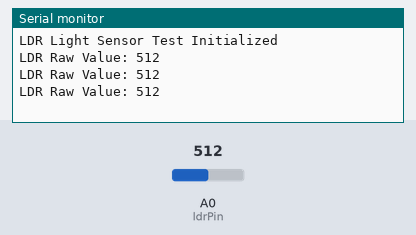
Simulated run of this sketch. Board: Arduino Uno, built with avr-gcc and run on an emulated ATmega328P. Parts: the last lines printed to the serial monitor. The inputs (shaded band) are chosen by the test bench; at power-on: A0 (ldrPin) = 512.

Above: at 1.3 s.
1.4 s: A0 (ldrPin) set to 716
At 1.9 s:
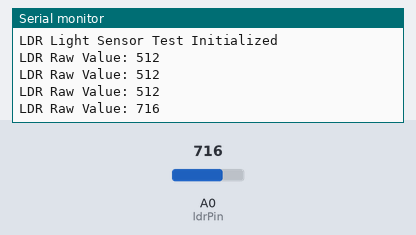
2.9 s: A0 (ldrPin) set to 900
At 3.3 s:
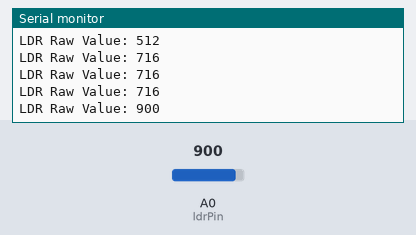
Timing chart, 0 to 5.9 s (numbered marks = the images above; inputs shaded):
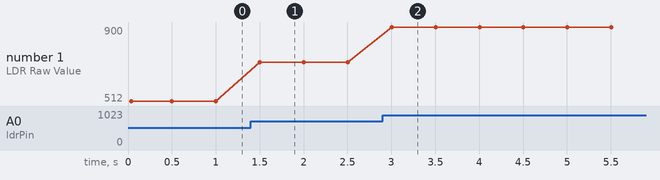

Measured:
- after the input at 1.4 s, the serial monitor: prints a new line after 0.10 s (image 1)
- after the input at 2.9 s, the serial monitor: prints a new line after 0.10 s (image 2)
- plotted number 1: 512 → 716 after the input at 1.4 s, 716 → 900 after the input at 2.9 s

The sketch:

LDR_Sensor_Test.ino
```cpp
/*
  LDR (Light Dependent Resistor) Test
  Description: Reads the ambient light level and prints its raw analog value.

  Connections:
  - One leg of LDR to 5V.
  - The other leg of LDR to Arduino Pin A0.
  - Connect a 10k Ohm resistor from Pin A0 to GND.
*/

const int ldrPin = A0;

void setup() {
  Serial.begin(9600);
  Serial.println("LDR Light Sensor Test Initialized");
}

void loop() {
  int ldrValue = analogRead(ldrPin);

  Serial.print("LDR Raw Value: ");
  Serial.println(ldrValue);

  delay(500);
}
```
